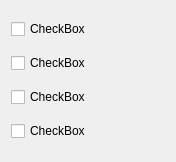
                      <widget class="QWidget" name="scrollAreaWidgetContents_6">
                       <property name="geometry">
                        <rect>
                         <x>0</x>
                         <y>0</y>
                         <width>176</width>
                         <height>162</height>
                        </rect>
                       </property>
                       <layout class="QVBoxLayout" name="verticalLayout_15">
                        <item>
                         <widget class="QCheckBox" name="assigned_to_check_5">
                          <property name="text">
                           <string>CheckBox</string>
                          </property>
                         </widget>
                        </item>
                        <item>
                         <widget class="QCheckBox" name="assigned_to_check_6">
                          <property name="text">
                           <string>CheckBox</string>
                          </property>
                         </widget>
                        </item>
                        <item>
                         <widget class="QCheckBox" name="assigned_to_check_7">
                          <property name="text">
                           <string>CheckBox</string>
                          </property>
                         </widget>
                        </item>
                        <item>
                         <widget class="QCheckBox" name="assigned_to_check_8">
                          <property name="text">
                           <string>CheckBox</string>
                          </property>
                         </widget>
                        </item>
                       </layout>
                      </widget>
